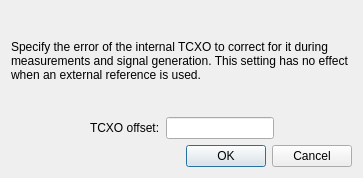
<?xml version="1.0" encoding="UTF-8"?>
<ui version="4.0">
 <class>FrequencyCalDialog</class>
 <widget class="QDialog" name="FrequencyCalDialog">
  <property name="geometry">
   <rect>
    <x>0</x>
    <y>0</y>
    <width>363</width>
    <height>178</height>
   </rect>
  </property>
  <property name="windowTitle">
   <string>Frequency Calibration</string>
  </property>
  <property name="modal">
   <bool>true</bool>
  </property>
  <layout class="QVBoxLayout" name="verticalLayout">
   <item>
    <widget class="QLabel" name="label_2">
     <property name="text">
      <string>Specify the error of the internal TCXO to correct for it during measurements and signal generation. This setting has no effect when an external reference is used.</string>
     </property>
     <property name="wordWrap">
      <bool>true</bool>
     </property>
    </widget>
   </item>
   <item>
    <layout class="QHBoxLayout" name="horizontalLayout">
     <item>
      <spacer name="horizontalSpacer">
       <property name="orientation">
        <enum>Qt::Horizontal</enum>
       </property>
       <property name="sizeHint" stdset="0">
        <size>
         <width>40</width>
         <height>20</height>
        </size>
       </property>
      </spacer>
     </item>
     <item>
      <widget class="QLabel" name="label">
       <property name="text">
        <string>TCXO offset:</string>
       </property>
      </widget>
     </item>
     <item>
      <widget class="SIUnitEdit" name="ppm"/>
     </item>
     <item>
      <spacer name="horizontalSpacer_2">
       <property name="orientation">
        <enum>Qt::Horizontal</enum>
       </property>
       <property name="sizeHint" stdset="0">
        <size>
         <width>40</width>
         <height>20</height>
        </size>
       </property>
      </spacer>
     </item>
    </layout>
   </item>
   <item>
    <widget class="QDialogButtonBox" name="buttonBox">
     <property name="orientation">
      <enum>Qt::Horizontal</enum>
     </property>
     <property name="standardButtons">
      <set>QDialogButtonBox::Cancel|QDialogButtonBox::Ok</set>
     </property>
    </widget>
   </item>
  </layout>
 </widget>
 <customwidgets>
  <customwidget>
   <class>SIUnitEdit</class>
   <extends>QLineEdit</extends>
   <header>CustomWidgets/siunitedit.h</header>
  </customwidget>
 </customwidgets>
 <resources/>
 <connections>
  <connection>
   <sender>buttonBox</sender>
   <signal>accepted()</signal>
   <receiver>FrequencyCalDialog</receiver>
   <slot>accept()</slot>
   <hints>
    <hint type="sourcelabel">
     <x>248</x>
     <y>254</y>
    </hint>
    <hint type="destinationlabel">
     <x>157</x>
     <y>274</y>
    </hint>
   </hints>
  </connection>
  <connection>
   <sender>buttonBox</sender>
   <signal>rejected()</signal>
   <receiver>FrequencyCalDialog</receiver>
   <slot>reject()</slot>
   <hints>
    <hint type="sourcelabel">
     <x>316</x>
     <y>260</y>
    </hint>
    <hint type="destinationlabel">
     <x>286</x>
     <y>274</y>
    </hint>
   </hints>
  </connection>
 </connections>
</ui>
